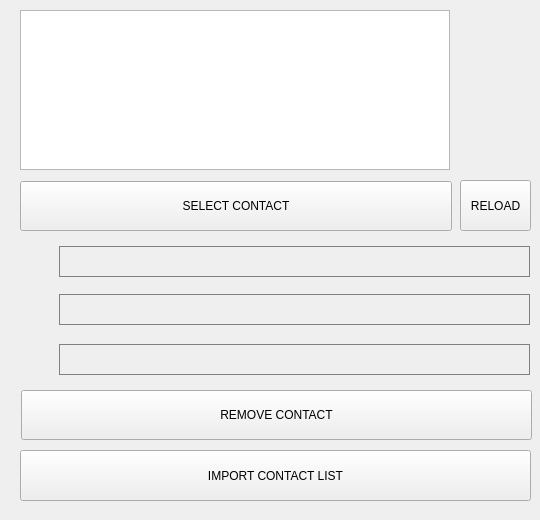
<?xml version="1.0" encoding="UTF-8"?>
<ui version="4.0">
 <class>DialogSearch</class>
 <widget class="QDialog" name="DialogSearch">
  <property name="windowModality">
   <enum>Qt::WindowModality::NonModal</enum>
  </property>
  <property name="geometry">
   <rect>
    <x>0</x>
    <y>0</y>
    <width>540</width>
    <height>520</height>
   </rect>
  </property>
  <property name="minimumSize">
   <size>
    <width>540</width>
    <height>520</height>
   </size>
  </property>
  <property name="maximumSize">
   <size>
    <width>540</width>
    <height>520</height>
   </size>
  </property>
  <property name="windowTitle">
   <string>CONTACTS</string>
  </property>
  <property name="autoFillBackground">
   <bool>false</bool>
  </property>
  <property name="styleSheet">
   <string notr="true"/>
  </property>
  <widget class="QWidget" name="layoutWidget">
   <property name="geometry">
    <rect>
     <x>20</x>
     <y>10</y>
     <width>432</width>
     <height>221</height>
    </rect>
   </property>
   <layout class="QVBoxLayout" name="verticalLayout">
    <property name="spacing">
     <number>0</number>
    </property>
    <item>
     <widget class="QListWidget" name="listContacts">
      <property name="minimumSize">
       <size>
        <width>430</width>
        <height>160</height>
       </size>
      </property>
      <property name="maximumSize">
       <size>
        <width>430</width>
        <height>160</height>
       </size>
      </property>
     </widget>
    </item>
    <item>
     <spacer name="verticalSpacer">
      <property name="orientation">
       <enum>Qt::Orientation::Vertical</enum>
      </property>
      <property name="sizeHint" stdset="0">
       <size>
        <width>20</width>
        <height>40</height>
       </size>
      </property>
     </spacer>
    </item>
    <item>
     <layout class="QHBoxLayout" name="horizontalLayout">
      <property name="spacing">
       <number>0</number>
      </property>
      <item>
       <widget class="QPushButton" name="btn_viewContact">
        <property name="minimumSize">
         <size>
          <width>0</width>
          <height>50</height>
         </size>
        </property>
        <property name="maximumSize">
         <size>
          <width>16777215</width>
          <height>50</height>
         </size>
        </property>
        <property name="text">
         <string>SELECT CONTACT</string>
        </property>
        <property name="autoDefault">
         <bool>false</bool>
        </property>
       </widget>
      </item>
     </layout>
    </item>
   </layout>
  </widget>
  <widget class="QLabel" name="label_email">
   <property name="geometry">
    <rect>
     <x>59</x>
     <y>344</y>
     <width>471</width>
     <height>31</height>
    </rect>
   </property>
   <property name="styleSheet">
    <string notr="true">border: 1px solid grey;</string>
   </property>
   <property name="text">
    <string/>
   </property>
   <property name="alignment">
    <set>Qt::AlignmentFlag::AlignLeading|Qt::AlignmentFlag::AlignLeft|Qt::AlignmentFlag::AlignTop</set>
   </property>
  </widget>
  <widget class="QLabel" name="label_name">
   <property name="geometry">
    <rect>
     <x>59</x>
     <y>246</y>
     <width>471</width>
     <height>31</height>
    </rect>
   </property>
   <property name="styleSheet">
    <string notr="true">border: 1px solid grey;</string>
   </property>
   <property name="text">
    <string/>
   </property>
   <property name="alignment">
    <set>Qt::AlignmentFlag::AlignLeading|Qt::AlignmentFlag::AlignLeft|Qt::AlignmentFlag::AlignTop</set>
   </property>
   <property name="wordWrap">
    <bool>false</bool>
   </property>
  </widget>
  <widget class="QLabel" name="label_number">
   <property name="geometry">
    <rect>
     <x>59</x>
     <y>294</y>
     <width>471</width>
     <height>31</height>
    </rect>
   </property>
   <property name="styleSheet">
    <string notr="true">border: 1px solid grey;</string>
   </property>
   <property name="text">
    <string/>
   </property>
   <property name="alignment">
    <set>Qt::AlignmentFlag::AlignLeading|Qt::AlignmentFlag::AlignLeft|Qt::AlignmentFlag::AlignTop</set>
   </property>
  </widget>
  <widget class="QPushButton" name="btn_removeContact">
   <property name="geometry">
    <rect>
     <x>21</x>
     <y>390</y>
     <width>511</width>
     <height>50</height>
    </rect>
   </property>
   <property name="minimumSize">
    <size>
     <width>0</width>
     <height>50</height>
    </size>
   </property>
   <property name="maximumSize">
    <size>
     <width>16777215</width>
     <height>50</height>
    </size>
   </property>
   <property name="text">
    <string>REMOVE CONTACT</string>
   </property>
   <property name="autoDefault">
    <bool>false</bool>
   </property>
  </widget>
  <widget class="QLabel" name="label">
   <property name="geometry">
    <rect>
     <x>20</x>
     <y>246</y>
     <width>30</width>
     <height>30</height>
    </rect>
   </property>
   <property name="text">
    <string/>
   </property>
   <property name="pixmap">
    <pixmap resource="Images.qrc">:/name_icon.png</pixmap>
   </property>
   <property name="scaledContents">
    <bool>true</bool>
   </property>
  </widget>
  <widget class="QLabel" name="label_2">
   <property name="geometry">
    <rect>
     <x>20</x>
     <y>295</y>
     <width>30</width>
     <height>30</height>
    </rect>
   </property>
   <property name="text">
    <string/>
   </property>
   <property name="pixmap">
    <pixmap resource="Images.qrc">:/number_icon.png</pixmap>
   </property>
   <property name="scaledContents">
    <bool>true</bool>
   </property>
  </widget>
  <widget class="QLabel" name="label_3">
   <property name="geometry">
    <rect>
     <x>20</x>
     <y>344</y>
     <width>30</width>
     <height>30</height>
    </rect>
   </property>
   <property name="text">
    <string/>
   </property>
   <property name="pixmap">
    <pixmap resource="Images.qrc">:/email_icon.png</pixmap>
   </property>
   <property name="scaledContents">
    <bool>true</bool>
   </property>
  </widget>
  <widget class="QPushButton" name="btn_importContactList">
   <property name="geometry">
    <rect>
     <x>20</x>
     <y>450</y>
     <width>511</width>
     <height>51</height>
    </rect>
   </property>
   <property name="text">
    <string>IMPORT CONTACT LIST</string>
   </property>
   <property name="autoDefault">
    <bool>false</bool>
   </property>
  </widget>
  <widget class="QPushButton" name="btn_Reload">
   <property name="geometry">
    <rect>
     <x>460</x>
     <y>180</y>
     <width>71</width>
     <height>51</height>
    </rect>
   </property>
   <property name="text">
    <string>RELOAD</string>
   </property>
   <property name="autoDefault">
    <bool>false</bool>
   </property>
  </widget>
 </widget>
 <resources>
  <include location="Images.qrc"/>
 </resources>
 <connections/>
</ui>
